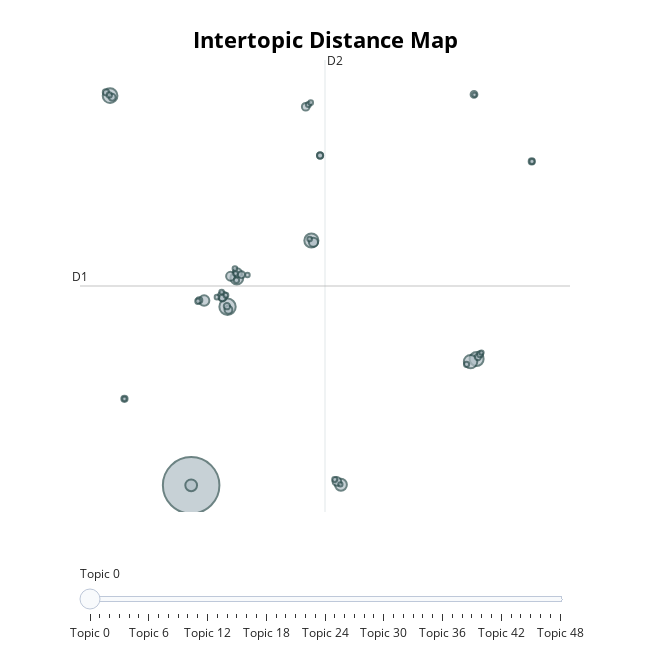

Source (notebook cell):
### Markdown cell above
## Modelagem de Topicos

### Code cell
topic_model.visualize_topics()

### Figure 1 — Plotly figure (JSON) as saved in the notebook; plotly's stock layout.template omitted (floating-point values rounded to 4 significant figures; data arrays with more than 128 entries replaced by an {"elided": "..."} marker saying what was removed)
{"data": [{"customdata": {"elided": "49x3 mixed values"}, "hovertemplate": "<b>Topic %{customdata[0]}</b><br>%{customdata[1]}<br>Size: %{customdata[2]}", "legendgroup": "", "marker": {"color": "#B0BEC5", "line": {"color": "DarkSlateGrey", "width": 2}, "size": [2710, 226, 184, 169, 167, 153, 140, 119, 117, 93, 78, 70, 69, 66, 63, 52, 50, 42, 41, 40, 39, 34, 34, 34, 33, 33, 32, 31, 30, 30, 24, 24, 24, 23, 22, 21, 21, 20, 18, 18, 18, 18, 18, 18, 17, 16, 16, 16, 15], "sizemode": "area", "sizeref": 1.694, "symbol": "circle"}, "mode": "markers", "name": "", "orientation": "v", "showlegend": false, "type": "scatter", "x": [-5.109, -2.984, -9.844, 1.914, 11.56, 11.21, -2.441, 3.64, -5.107, -4.35, -3.272, 2.034, -2.412, -2.808, 3.404, -2.932, 1.585, -2.171, -9.718, -3.287, 11.41, -3.017, 2.423, 11.64, -9.004, -10.09, 14.79, -4.632, 2.423, 11.76, -4.713, -2.461, -9.889, 10.98, 1.742, 3.275, 14.8, -3.078, -3.327, -2.551, 1.875, -3.6, -2.518, 1.814, -1.82, -9.005, 3.607, 11.85, 11.44], "xaxis": "x", "y": [-12.54, 0.05439, 14.95, 4.73, -3.633, -3.814, 2.08, -12.5, -12.54, 0.4892, 0.8001, 4.609, 2.451, 2.208, -12.27, -0.1594, 14.16, 2.318, 14.83, 0.6668, 15.03, 0.09497, 10.73, -3.494, -6.439, 15.18, 10.31, 0.5129, 10.73, -3.294, 0.441, 1.926, 15.0, -4.008, 14.32, -12.14, 10.29, 0.8667, 1.095, 2.746, 14.45, 0.7311, 2.392, 4.829, 2.297, -6.441, -12.47, -3.181, 15.01], "yaxis": "y"}], "layout": {"annotations": [{"showarrow": false, "text": "D1", "x": -11.6, "y": 1.519, "yshift": 10}, {"showarrow": false, "text": "D2", "x": 2.709, "xshift": 10, "y": 17.46}], "height": 650, "hoverlabel": {"bgcolor": "white", "font": {"family": "Rockwell", "size": 16}}, "legend": {"itemsizing": "constant", "tracegroupgap": 0}, "margin": {"t": 60}, "shapes": [{"line": {"color": "#CFD8DC", "width": 2}, "type": "line", "x0": 2.709, "x1": 2.709, "y0": -14.42, "y1": 17.46}, {"line": {"color": "#9E9E9E", "width": 2}, "type": "line", "x0": -11.6, "x1": 17.02, "y0": 1.519, "y1": 1.519}], "sliders": [{"active": 0, "pad": {"t": 50}, "steps": [{"args": [{"marker.color": [["red", "#B0BEC5", "#B0BEC5", "#B0BEC5", "#B0BEC5", "#B0BEC5", "#B0BEC5", "#B0BEC5", "#B0BEC5", "#B0BEC5", "#B0BEC5", "#B0BEC5", "#B0BEC5", "#B0BEC5", "#B0BEC5", "#B0BEC5", "#B0BEC5", "#B0BEC5", "#B0BEC5", "#B0BEC5", "#B0BEC5", "#B0BEC5", "#B0BEC5", "#B0BEC5", "#B0BEC5", "#B0BEC5", "#B0BEC5", "#B0BEC5", "#B0BEC5", "#B0BEC5", "#B0BEC5", "#B0BEC5", "#B0BEC5", "#B0BEC5", "#B0BEC5", "#B0BEC5", "#B0BEC5", "#B0BEC5", "#B0BEC5", "#B0BEC5", "#B0BEC5", "#B0BEC5", "#B0BEC5", "#B0BEC5", "#B0BEC5", "#B0BEC5", "#B0BEC5", "#B0BEC5", "#B0BEC5"]]}], "label": "Topic 0", "method": "update"}, {"args": [{"marker.color": [["#B0BEC5", "red", "#B0BEC5", "#B0BEC5", "#B0BEC5", "#B0BEC5", "#B0BEC5", "#B0BEC5", "#B0BEC5", "#B0BEC5", "#B0BEC5", "#B0BEC5", "#B0BEC5", "#B0BEC5", "#B0BEC5", "#B0BEC5", "#B0BEC5", "#B0BEC5", "#B0BEC5", "#B0BEC5", "#B0BEC5", "#B0BEC5", "#B0BEC5", "#B0BEC5", "#B0BEC5", "#B0BEC5", "#B0BEC5", "#B0BEC5", "#B0BEC5", "#B0BEC5", "#B0BEC5", "#B0BEC5", "#B0BEC5", "#B0BEC5", "#B0BEC5", "#B0BEC5", "#B0BEC5", "#B0BEC5", "#B0BEC5", "#B0BEC5", "#B0BEC5", "#B0BEC5", "#B0BEC5", "#B0BEC5", "#B0BEC5", "#B0BEC5", "#B0BEC5", "#B0BEC5", "#B0BEC5"]]}], "label": "Topic 1", "method": "update"}, {"args": [{"marker.color": [["#B0BEC5", "#B0BEC5", "red", "#B0BEC5", "#B0BEC5", "#B0BEC5", "#B0BEC5", "#B0BEC5", "#B0BEC5", "#B0BEC5", "#B0BEC5", "#B0BEC5", "#B0BEC5", "#B0BEC5", "#B0BEC5", "#B0BEC5", "#B0BEC5", "#B0BEC5", "#B0BEC5", "#B0BEC5", "#B0BEC5", "#B0BEC5", "#B0BEC5", "#B0BEC5", "#B0BEC5", "#B0BEC5", "#B0BEC5", "#B0BEC5", "#B0BEC5", "#B0BEC5", "#B0BEC5", "#B0BEC5", "#B0BEC5", "#B0BEC5", "#B0BEC5", "#B0BEC5", "#B0BEC5", "#B0BEC5", "#B0BEC5", "#B0BEC5", "#B0BEC5", "#B0BEC5", "#B0BEC5", "#B0BEC5", "#B0BEC5", "#B0BEC5", "#B0BEC5", "#B0BEC5", "#B0BEC5"]]}], "label": "Topic 2", "method": "update"}, {"args": [{"marker.color": [["#B0BEC5", "#B0BEC5", "#B0BEC5", "red", "#B0BEC5", "#B0BEC5", "#B0BEC5", "#B0BEC5", "#B0BEC5", "#B0BEC5", "#B0BEC5", "#B0BEC5", "#B0BEC5", "#B0BEC5", "#B0BEC5", "#B0BEC5", "#B0BEC5", "#B0BEC5", "#B0BEC5", "#B0BEC5", "#B0BEC5", "#B0BEC5", "#B0BEC5", "#B0BEC5", "#B0BEC5", "#B0BEC5", "#B0BEC5", "#B0BEC5", "#B0BEC5", "#B0BEC5", "#B0BEC5", "#B0BEC5", "#B0BEC5", "#B0BEC5", "#B0BEC5", "#B0BEC5", "#B0BEC5", "#B0BEC5", "#B0BEC5", "#B0BEC5", "#B0BEC5", "#B0BEC5", "#B0BEC5", "#B0BEC5", "#B0BEC5", "#B0BEC5", "#B0BEC5", "#B0BEC5", "#B0BEC5"]]}], "label": "Topic 3", "method": "update"}, {"args": [{"marker.color": [["#B0BEC5", "#B0BEC5", "#B0BEC5", "#B0BEC5", "red", "#B0BEC5", "#B0BEC5", "#B0BEC5", "#B0BEC5", "#B0BEC5", "#B0BEC5", "#B0BEC5", "#B0BEC5", "#B0BEC5", "#B0BEC5", "#B0BEC5", "#B0BEC5", "#B0BEC5", "#B0BEC5", "#B0BEC5", "#B0BEC5", "#B0BEC5", "#B0BEC5", "#B0BEC5", "#B0BEC5", "#B0BEC5", "#B0BEC5", "#B0BEC5", "#B0BEC5", "#B0BEC5", "#B0BEC5", "#B0BEC5", "#B0BEC5", "#B0BEC5", "#B0BEC5", "#B0BEC5", "#B0BEC5", "#B0BEC5", "#B0BEC5", "#B0BEC5", "#B0BEC5", "#B0BEC5", "#B0BEC5", "#B0BEC5", "#B0BEC5", "#B0BEC5", "#B0BEC5", "#B0BEC5", "#B0BEC5"]]}], "label": "Topic 4", "method": "update"}, {"args": [{"marker.color": [["#B0BEC5", "#B0BEC5", "#B0BEC5", "#B0BEC5", "#B0BEC5", "red", "#B0BEC5", "#B0BEC5", "#B0BEC5", "#B0BEC5", "#B0BEC5", "#B0BEC5", "#B0BEC5", "#B0BEC5", "#B0BEC5", "#B0BEC5", "#B0BEC5", "#B0BEC5", "#B0BEC5", "#B0BEC5", "#B0BEC5", "#B0BEC5", "#B0BEC5", "#B0BEC5", "#B0BEC5", "#B0BEC5", "#B0BEC5", "#B0BEC5", "#B0BEC5", "#B0BEC5", "#B0BEC5", "#B0BEC5", "#B0BEC5", "#B0BEC5", "#B0BEC5", "#B0BEC5", "#B0BEC5", "#B0BEC5", "#B0BEC5", "#B0BEC5", "#B0BEC5", "#B0BEC5", "#B0BEC5", "#B0BEC5", "#B0BEC5", "#B0BEC5", "#B0BEC5", "#B0BEC5", "#B0BEC5"]]}], "label": "Topic 5", "method": "update"}, {"args": [{"marker.color": [["#B0BEC5", "#B0BEC5", "#B0BEC5", "#B0BEC5", "#B0BEC5", "#B0BEC5", "red", "#B0BEC5", "#B0BEC5", "#B0BEC5", "#B0BEC5", "#B0BEC5", "#B0BEC5", "#B0BEC5", "#B0BEC5", "#B0BEC5", "#B0BEC5", "#B0BEC5", "#B0BEC5", "#B0BEC5", "#B0BEC5", "#B0BEC5", "#B0BEC5", "#B0BEC5", "#B0BEC5", "#B0BEC5", "#B0BEC5", "#B0BEC5", "#B0BEC5", "#B0BEC5", "#B0BEC5", "#B0BEC5", "#B0BEC5", "#B0BEC5", "#B0BEC5", "#B0BEC5", "#B0BEC5", "#B0BEC5", "#B0BEC5", "#B0BEC5", "#B0BEC5", "#B0BEC5", "#B0BEC5", "#B0BEC5", "#B0BEC5", "#B0BEC5", "#B0BEC5", "#B0BEC5", "#B0BEC5"]]}], "label": "Topic 6", "method": "update"}, {"args": [{"marker.color": [["#B0BEC5", "#B0BEC5", "#B0BEC5", "#B0BEC5", "#B0BEC5", "#B0BEC5", "#B0BEC5", "red", "#B0BEC5", "#B0BEC5", "#B0BEC5", "#B0BEC5", "#B0BEC5", "#B0BEC5", "#B0BEC5", "#B0BEC5", "#B0BEC5", "#B0BEC5", "#B0BEC5", "#B0BEC5", "#B0BEC5", "#B0BEC5", "#B0BEC5", "#B0BEC5", "#B0BEC5", "#B0BEC5", "#B0BEC5", "#B0BEC5", "#B0BEC5", "#B0BEC5", "#B0BEC5", "#B0BEC5", "#B0BEC5", "#B0BEC5", "#B0BEC5", "#B0BEC5", "#B0BEC5", "#B0BEC5", "#B0BEC5", "#B0BEC5", "#B0BEC5", "#B0BEC5", "#B0BEC5", "#B0BEC5", "#B0BEC5", "#B0BEC5", "#B0BEC5", "#B0BEC5", "#B0BEC5"]]}], "label": "Topic 7", "method": "update"}, {"args": [{"marker.color": [["#B0BEC5", "#B0BEC5", "#B0BEC5", "#B0BEC5", "#B0BEC5", "#B0BEC5", "#B0BEC5", "#B0BEC5", "red", "#B0BEC5", "#B0BEC5", "#B0BEC5", "#B0BEC5", "#B0BEC5", "#B0BEC5", "#B0BEC5", "#B0BEC5", "#B0BEC5", "#B0BEC5", "#B0BEC5", "#B0BEC5", "#B0BEC5", "#B0BEC5", "#B0BEC5", "#B0BEC5", "#B0BEC5", "#B0BEC5", "#B0BEC5", "#B0BEC5", "#B0BEC5", "#B0BEC5", "#B0BEC5", "#B0BEC5", "#B0BEC5", "#B0BEC5", "#B0BEC5", "#B0BEC5", "#B0BEC5", "#B0BEC5", "#B0BEC5", "#B0BEC5", "#B0BEC5", "#B0BEC5", "#B0BEC5", "#B0BEC5", "#B0BEC5", "#B0BEC5", "#B0BEC5", "#B0BEC5"]]}], "label": "Topic 8", "method": "update"}, {"args": [{"marker.color": [["#B0BEC5", "#B0BEC5", "#B0BEC5", "#B0BEC5", "#B0BEC5", "#B0BEC5", "#B0BEC5", "#B0BEC5", "#B0BEC5", "red", "#B0BEC5", "#B0BEC5", "#B0BEC5", "#B0BEC5", "#B0BEC5", "#B0BEC5", "#B0BEC5", "#B0BEC5", "#B0BEC5", "#B0BEC5", "#B0BEC5", "#B0BEC5", "#B0BEC5", "#B0BEC5", "#B0BEC5", "#B0BEC5", "#B0BEC5", "#B0BEC5", "#B0BEC5", "#B0BEC5", "#B0BEC5", "#B0BEC5", "#B0BEC5", "#B0BEC5", "#B0BEC5", "#B0BEC5", "#B0BEC5", "#B0BEC5", "#B0BEC5", "#B0BEC5", "#B0BEC5", "#B0BEC5", "#B0BEC5", "#B0BEC5", "#B0BEC5", "#B0BEC5", "#B0BEC5", "#B0BEC5", "#B0BEC5"]]}], "label": "Topic 9", "method": "update"}, {"args": [{"marker.color": [["#B0BEC5", "#B0BEC5", "#B0BEC5", "#B0BEC5", "#B0BEC5", "#B0BEC5", "#B0BEC5", "#B0BEC5", "#B0BEC5", "#B0BEC5", "red", "#B0BEC5", "#B0BEC5", "#B0BEC5", "#B0BEC5", "#B0BEC5", "#B0BEC5", "#B0BEC5", "#B0BEC5", "#B0BEC5", "#B0BEC5", "#B0BEC5", "#B0BEC5", "#B0BEC5", "#B0BEC5", "#B0BEC5", "#B0BEC5", "#B0BEC5", "#B0BEC5", "#B0BEC5", "#B0BEC5", "#B0BEC5", "#B0BEC5", "#B0BEC5", "#B0BEC5", "#B0BEC5", "#B0BEC5", "#B0BEC5", "#B0BEC5", "#B0BEC5", "#B0BEC5", "#B0BEC5", "#B0BEC5", "#B0BEC5", "#B0BEC5", "#B0BEC5", "#B0BEC5", "#B0BEC5", "#B0BEC5"]]}], "label": "Topic 10", "method": "update"}, {"args": [{"marker.color": [["#B0BEC5", "#B0BEC5", "#B0BEC5", "#B0BEC5", "#B0BEC5", "#B0BEC5", "#B0BEC5", "#B0BEC5", "#B0BEC5", "#B0BEC5", "#B0BEC5", "red", "#B0BEC5", "#B0BEC5", "#B0BEC5", "#B0BEC5", "#B0BEC5", "#B0BEC5", "#B0BEC5", "#B0BEC5", "#B0BEC5", "#B0BEC5", "#B0BEC5", "#B0BEC5", "#B0BEC5", "#B0BEC5", "#B0BEC5", "#B0BEC5", "#B0BEC5", "#B0BEC5", "#B0BEC5", "#B0BEC5", "#B0BEC5", "#B0BEC5", "#B0BEC5", "#B0BEC5", "#B0BEC5", "#B0BEC5", "#B0BEC5", "#B0BEC5", "#B0BEC5", "#B0BEC5", "#B0BEC5", "#B0BEC5", "#B0BEC5", "#B0BEC5", "#B0BEC5", "#B0BEC5", "#B0BEC5"]]}], "label": "Topic 11", "method": "update"}, {"args": [{"marker.color": [["#B0BEC5", "#B0BEC5", "#B0BEC5", "#B0BEC5", "#B0BEC5", "#B0BEC5", "#B0BEC5", "#B0BEC5", "#B0BEC5", "#B0BEC5", "#B0BEC5", "#B0BEC5", "red", "#B0BEC5", "#B0BEC5", "#B0BEC5", "#B0BEC5", "#B0BEC5", "#B0BEC5", "#B0BEC5", "#B0BEC5", "#B0BEC5", "#B0BEC5", "#B0BEC5", "#B0BEC5", "#B0BEC5", "#B0BEC5", "#B0BEC5", "#B0BEC5", "#B0BEC5", "#B0BEC5", "#B0BEC5", "#B0BEC5", "#B0BEC5", "#B0BEC5", "#B0BEC5", "#B0BEC5", "#B0BEC5", "#B0BEC5", "#B0BEC5", "#B0BEC5", "#B0BEC5", "#B0BEC5", "#B0BEC5", "#B0BEC5", "#B0BEC5", "#B0BEC5", "#B0BEC5", "#B0BEC5"]]}], "label": "Topic 12", "method": "update"}, {"args": [{"marker.color": [["#B0BEC5", "#B0BEC5", "#B0BEC5", "#B0BEC5", "#B0BEC5", "#B0BEC5", "#B0BEC5", "#B0BEC5", "#B0BEC5", "#B0BEC5", "#B0BEC5", "#B0BEC5", "#B0BEC5", "red", "#B0BEC5", "#B0BEC5", "#B0BEC5", "#B0BEC5", "#B0BEC5", "#B0BEC5", "#B0BEC5", "#B0BEC5", "#B0BEC5", "#B0BEC5", "#B0BEC5", "#B0BEC5", "#B0BEC5", "#B0BEC5", "#B0BEC5", "#B0BEC5", "#B0BEC5", "#B0BEC5", "#B0BEC5", "#B0BEC5", "#B0BEC5", "#B0BEC5", "#B0BEC5", "#B0BEC5", "#B0BEC5", "#B0BEC5", "#B0BEC5", "#B0BEC5", "#B0BEC5", "#B0BEC5", "#B0BEC5", "#B0BEC5", "#B0BEC5", "#B0BEC5", "#B0BEC5"]]}], "label": "Topic 13", "method": "update"}, {"args": [{"marker.color": [["#B0BEC5", "#B0BEC5", "#B0BEC5", "#B0BEC5", "#B0BEC5", "#B0BEC5", "#B0BEC5", "#B0BEC5", "#B0BEC5", "#B0BEC5", "#B0BEC5", "#B0BEC5", "#B0BEC5", "#B0BEC5", "red", "#B0BEC5", "#B0BEC5", "#B0BEC5", "#B0BEC5", "#B0BEC5", "#B0BEC5", "#B0BEC5", "#B0BEC5", "#B0BEC5", "#B0BEC5", "#B0BEC5", "#B0BEC5", "#B0BEC5", "#B0BEC5", "#B0BEC5", "#B0BEC5", "#B0BEC5", "#B0BEC5", "#B0BEC5", "#B0BEC5", "#B0BEC5", "#B0BEC5", "#B0BEC5", "#B0BEC5", "#B0BEC5", "#B0BEC5", "#B0BEC5", "#B0BEC5", "#B0BEC5", "#B0BEC5", "#B0BEC5", "#B0BEC5", "#B0BEC5", "#B0BEC5"]]}], "label": "Topic 14", "method": "update"}, {"args": [{"marker.color": [["#B0BEC5", "#B0BEC5", "#B0BEC5", "#B0BEC5", "#B0BEC5", "#B0BEC5", "#B0BEC5", "#B0BEC5", "#B0BEC5", "#B0BEC5", "#B0BEC5", "#B0BEC5", "#B0BEC5", "#B0BEC5", "#B0BEC5", "red", "#B0BEC5", "#B0BEC5", "#B0BEC5", "#B0BEC5", "#B0BEC5", "#B0BEC5", "#B0BEC5", "#B0BEC5", "#B0BEC5", "#B0BEC5", "#B0BEC5", "#B0BEC5", "#B0BEC5", "#B0BEC5", "#B0BEC5", "#B0BEC5", "#B0BEC5", "#B0BEC5", "#B0BEC5", "#B0BEC5", "#B0BEC5", "#B0BEC5", "#B0BEC5", "#B0BEC5", "#B0BEC5", "#B0BEC5", "#B0BEC5", "#B0BEC5", "#B0BEC5", "#B0BEC5", "#B0BEC5", "#B0BEC5", "#B0BEC5"]]}], "label": "Topic 15", "method": "update"}, {"args": [{"marker.color": [["#B0BEC5", "#B0BEC5", "#B0BEC5", "#B0BEC5", "#B0BEC5", "#B0BEC5", "#B0BEC5", "#B0BEC5", "#B0BEC5", "#B0BEC5", "#B0BEC5", "#B0BEC5", "#B0BEC5", "#B0BEC5", "#B0BEC5", "#B0BEC5", "red", "#B0BEC5", "#B0BEC5", "#B0BEC5", "#B0BEC5", "#B0BEC5", "#B0BEC5", "#B0BEC5", "#B0BEC5", "#B0BEC5", "#B0BEC5", "#B0BEC5", "#B0BEC5", "#B0BEC5", "#B0BEC5", "#B0BEC5", "#B0BEC5", "#B0BEC5", "#B0BEC5", "#B0BEC5", "#B0BEC5", "#B0BEC5", "#B0BEC5", "#B0BEC5", "#B0BEC5", "#B0BEC5", "#B0BEC5", "#B0BEC5", "#B0BEC5", "#B0BEC5", "#B0BEC5", "#B0BEC5", "#B0BEC5"]]}], "label": "Topic 16", "method": "update"}, {"args": [{"marker.color": [["#B0BEC5", "#B0BEC5", "#B0BEC5", "#B0BEC5", "#B0BEC5", "#B0BEC5", "#B0BEC5", "#B0BEC5", "#B0BEC5", "#B0BEC5", "#B0BEC5", "#B0BEC5", "#B0BEC5", "#B0BEC5", "#B0BEC5", "#B0BEC5", "#B0BEC5", "red", "#B0BEC5", "#B0BEC5", "#B0BEC5", "#B0BEC5", "#B0BEC5", "#B0BEC5", "#B0BEC5", "#B0BEC5", "#B0BEC5", "#B0BEC5", "#B0BEC5", "#B0BEC5", "#B0BEC5", "#B0BEC5", "#B0BEC5", "#B0BEC5", "#B0BEC5", "#B0BEC5", "#B0BEC5", "#B0BEC5", "#B0BEC5", "#B0BEC5", "#B0BEC5", "#B0BEC5", "#B0BEC5", "#B0BEC5", "#B0BEC5", "#B0BEC5", "#B0BEC5", "#B0BEC5", "#B0BEC5"]]}], "label": "Topic 17", "method": "update"}, {"args": [{"marker.color": [["#B0BEC5", "#B0BEC5", "#B0BEC5", "#B0BEC5", "#B0BEC5", "#B0BEC5", "#B0BEC5", "#B0BEC5", "#B0BEC5", "#B0BEC5", "#B0BEC5", "#B0BEC5", "#B0BEC5", "#B0BEC5", "#B0BEC5", "#B0BEC5", "#B0BEC5", "#B0BEC5", "red", "#B0BEC5", "#B0BEC5", "#B0BEC5", "#B0BEC5", "#B0BEC5", "#B0BEC5", "#B0BEC5", "#B0BEC5", "#B0BEC5", "#B0BEC5", "#B0BEC5", "#B0BEC5", "#B0BEC5", "#B0BEC5", "#B0BEC5", "#B0BEC5", "#B0BEC5", "#B0BEC5", "#B0BEC5", "#B0BEC5", "#B0BEC5", "#B0BEC5", "#B0BEC5", "#B0BEC5", "#B0BEC5", "#B0BEC5", "#B0BEC5", "#B0BEC5", "#B0BEC5", "#B0BEC5"]]}], "label": "Topic 18", "method": "update"}, {"args": [{"marker.color": [["#B0BEC5", "#B0BEC5", "#B0BEC5", "#B0BEC5", "#B0BEC5", "#B0BEC5", "#B0BEC5", "#B0BEC5", "#B0BEC5", "#B0BEC5", "#B0BEC5", "#B0BEC5", "#B0BEC5", "#B0BEC5", "#B0BEC5", "#B0BEC5", "#B0BEC5", "#B0BEC5", "#B0BEC5", "red", "#B0BEC5", "#B0BEC5", "#B0BEC5", "#B0BEC5", "#B0BEC5", "#B0BEC5", "#B0BEC5", "#B0BEC5", "#B0BEC5", "#B0BEC5", "#B0BEC5", "#B0BEC5", "#B0BEC5", "#B0BEC5", "#B0BEC5", "#B0BEC5", "#B0BEC5", "#B0BEC5", "#B0BEC5", "#B0BEC5", "#B0BEC5", "#B0BEC5", "#B0BEC5", "#B0BEC5", "#B0BEC5", "#B0BEC5", "#B0BEC5", "#B0BEC5", "#B0BEC5"]]}], "label": "Topic 19", "method": "update"}, {"args": [{"marker.color": [["#B0BEC5", "#B0BEC5", "#B0BEC5", "#B0BEC5", "#B0BEC5", "#B0BEC5", "#B0BEC5", "#B0BEC5", "#B0BEC5", "#B0BEC5", "#B0BEC5", "#B0BEC5", "#B0BEC5", "#B0BEC5", "#B0BEC5", "#B0BEC5", "#B0BEC5", "#B0BEC5", "#B0BEC5", "#B0BEC5", "red", "#B0BEC5", "#B0BEC5", "#B0BEC5", "#B0BEC5", "#B0BEC5", "#B0BEC5", "#B0BEC5", "#B0BEC5", "#B0BEC5", "#B0BEC5", "#B0BEC5", "#B0BEC5", "#B0BEC5", "#B0BEC5", "#B0BEC5", "#B0BEC5", "#B0BEC5", "#B0BEC5", "#B0BEC5", "#B0BEC5", "#B0BEC5", "#B0BEC5", "#B0BEC5", "#B0BEC5", "#B0BEC5", "#B0BEC5", "#B0BEC5", "#B0BEC5"]]}], "label": "Topic 20", "method": "update"}, {"args": [{"marker.color": [["#B0BEC5", "#B0BEC5", "#B0BEC5", "#B0BEC5", "#B0BEC5", "#B0BEC5", "#B0BEC5", "#B0BEC5", "#B0BEC5", "#B0BEC5", "#B0BEC5", "#B0BEC5", "#B0BEC5", "#B0BEC5", "#B0BEC5", "#B0BEC5", "#B0BEC5", "#B0BEC5", "#B0BEC5", "#B0BEC5", "#B0BEC5", "red", "#B0BEC5", "#B0BEC5", "#B0BEC5", "#B0BEC5", "#B0BEC5", "#B0BEC5", "#B0BEC5", "#B0BEC5", "#B0BEC5", "#B0BEC5", "#B0BEC5", "#B0BEC5", "#B0BEC5", "#B0BEC5", "#B0BEC5", "#B0BEC5", "#B0BEC5", "#B0BEC5", "#B0BEC5", "#B0BEC5", "#B0BEC5", "#B0BEC5", "#B0BEC5", "#B0BEC5", "#B0BEC5", "#B0BEC5", "#B0BEC5"]]}], "label": "Topic 21", "method": "update"}, {"args": [{"marker.color": [["#B0BEC5", "#B0BEC5", "#B0BEC5", "#B0BEC5", "#B0BEC5", "#B0BEC5", "#B0BEC5", "#B0BEC5", "#B0BEC5", "#B0BEC5", "#B0BEC5", "#B0BEC5", "#B0BEC5", "#B0BEC5", "#B0BEC5", "#B0BEC5", "#B0BEC5", "#B0BEC5", "#B0BEC5", "#B0BEC5", "#B0BEC5", "#B0BEC5", "red", "#B0BEC5", "#B0BEC5", "#B0BEC5", "#B0BEC5", "#B0BEC5", "#B0BEC5", "#B0BEC5", "#B0BEC5", "#B0BEC5", "#B0BEC5", "#B0BEC5", "#B0BEC5", "#B0BEC5", "#B0BEC5", "#B0BEC5", "#B0BEC5", "#B0BEC5", "#B0BEC5", "#B0BEC5", "#B0BEC5", "#B0BEC5", "#B0BEC5", "#B0BEC5", "#B0BEC5", "#B0BEC5", "#B0BEC5"]]}], "label": "Topic 22", "method": "update"}, {"args": [{"marker.color": [["#B0BEC5", "#B0BEC5", "#B0BEC5", "#B0BEC5", "#B0BEC5", "#B0BEC5", "#B0BEC5", "#B0BEC5", "#B0BEC5", "#B0BEC5", "#B0BEC5", "#B0BEC5", "#B0BEC5", "#B0BEC5", "#B0BEC5", "#B0BEC5", "#B0BEC5", "#B0BEC5", "#B0BEC5", "#B0BEC5", "#B0BEC5", "#B0BEC5", "#B0BEC5", "red", "#B0BEC5", "#B0BEC5", "#B0BEC5", "#B0BEC5", "#B0BEC5", "#B0BEC5", "#B0BEC5", "#B0BEC5", "#B0BEC5", "#B0BEC5", "#B0BEC5", "#B0BEC5", "#B0BEC5", "#B0BEC5", "#B0BEC5", "#B0BEC5", "#B0BEC5", "#B0BEC5", "#B0BEC5", "#B0BEC5", "#B0BEC5", "#B0BEC5", "#B0BEC5", "#B0BEC5", "#B0BEC5"]]}], "label": "Topic 23", "method": "update"}, {"args": [{"marker.color": [["#B0BEC5", "#B0BEC5", "#B0BEC5", "#B0BEC5", "#B0BEC5", "#B0BEC5", "#B0BEC5", "#B0BEC5", "#B0BEC5", "#B0BEC5", "#B0BEC5", "#B0BEC5", "#B0BEC5", "#B0BEC5", "#B0BEC5", "#B0BEC5", "#B0BEC5", "#B0BEC5", "#B0BEC5", "#B0BEC5", "#B0BEC5", "#B0BEC5", "#B0BEC5", "#B0BEC5", "red", "#B0BEC5", "#B0BEC5", "#B0BEC5", "#B0BEC5", "#B0BEC5", "#B0BEC5", "#B0BEC5", "#B0BEC5", "#B0BEC5", "#B0BEC5", "#B0BEC5", "#B0BEC5", "#B0BEC5", "#B0BEC5", "#B0BEC5", "#B0BEC5", "#B0BEC5", "#B0BEC5", "#B0BEC5", "#B0BEC5", "#B0BEC5", "#B0BEC5", "#B0BEC5", "#B0BEC5"]]}], "label": "Topic 24", "method": "update"}, {"args": [{"marker.color": [["#B0BEC5", "#B0BEC5", "#B0BEC5", "#B0BEC5", "#B0BEC5", "#B0BEC5", "#B0BEC5", "#B0BEC5", "#B0BEC5", "#B0BEC5", "#B0BEC5", "#B0BEC5", "#B0BEC5", "#B0BEC5", "#B0BEC5", "#B0BEC5", "#B0BEC5", "#B0BEC5", "#B0BEC5", "#B0BEC5", "#B0BEC5", "#B0BEC5", "#B0BEC5", "#B0BEC5", "#B0BEC5", "red", "#B0BEC5", "#B0BEC5", "#B0BEC5", "#B0BEC5", "#B0BEC5", "#B0BEC5", "#B0BEC5", "#B0BEC5", "#B0BEC5", "#B0BEC5", "#B0BEC5", "#B0BEC5", "#B0BEC5", "#B0BEC5", "#B0BEC5", "#B0BEC5", "#B0BEC5", "#B0BEC5", "#B0BEC5", "#B0BEC5", "#B0BEC5", "#B0BEC5", "#B0BEC5"]]}], "label": "Topic 25", "method": "update"}, {"args": [{"marker.color": [["#B0BEC5", "#B0BEC5", "#B0BEC5", "#B0BEC5", "#B0BEC5", "#B0BEC5", "#B0BEC5", "#B0BEC5", "#B0BEC5", "#B0BEC5", "#B0BEC5", "#B0BEC5", "#B0BEC5", "#B0BEC5", "#B0BEC5", "#B0BEC5", "#B0BEC5", "#B0BEC5", "#B0BEC5", "#B0BEC5", "#B0BEC5", "#B0BEC5", "#B0BEC5", "#B0BEC5", "#B0BEC5", "#B0BEC5", "red", "#B0BEC5", "#B0BEC5", "#B0BEC5", "#B0BEC5", "#B0BEC5", "#B0BEC5", "#B0BEC5", "#B0BEC5", "#B0BEC5", "#B0BEC5", "#B0BEC5", "#B0BEC5", "#B0BEC5", "#B0BEC5", "#B0BEC5", "#B0BEC5", "#B0BEC5", "#B0BEC5", "#B0BEC5", "#B0BEC5", "#B0BEC5", "#B0BEC5"]]}], "label": "Topic 26", "method": "update"}, {"args": [{"marker.color": [["#B0BEC5", "#B0BEC5", "#B0BEC5", "#B0BEC5", "#B0BEC5", "#B0BEC5", "#B0BEC5", "#B0BEC5", "#B0BEC5", "#B0BEC5", "#B0BEC5", "#B0BEC5", "#B0BEC5", "#B0BEC5", "#B0BEC5", "#B0BEC5", "#B0BEC5", "#B0BEC5", "#B0BEC5", "#B0BEC5", "#B0BEC5", "#B0BEC5", "#B0BEC5", "#B0BEC5", "#B0BEC5", "#B0BEC5", "#B0BEC5", "red", "#B0BEC5", "#B0BEC5", "#B0BEC5", "#B0BEC5", "#B0BEC5", "#B0BEC5", "#B0BEC5", "#B0BEC5", "#B0BEC5", "#B0BEC5", "#B0BEC5", "#B0BEC5", "#B0BEC5", "#B0BEC5", "#B0BEC5", "#B0BEC5", "#B0BEC5", "#B0BEC5", "#B0BEC5", "#B0BEC5", "#B0BEC5"]]}], "label": "Topic 27", "method": "update"}, {"args": [{"marker.color": [["#B0BEC5", "#B0BEC5", "#B0BEC5", "#B0BEC5", "#B0BEC5", "#B0BEC5", "#B0BEC5", "#B0BEC5", "#B0BEC5", "#B0BEC5", "#B0BEC5", "#B0BEC5", "#B0BEC5", "#B0BEC5", "#B0BEC5", "#B0BEC5", "#B0BEC5", "#B0BEC5", "#B0BEC5", "#B0BEC5", "#B0BEC5", "#B0BEC5", "#B0BEC5", "#B0BEC5", "#B0BEC5", "#B0BEC5", "#B0BEC5", "#B0BEC5", "red", "#B0BEC5", "#B0BEC5", "#B0BEC5", "#B0BEC5", "#B0BEC5", "#B0BEC5", "#B0BEC5", "#B0BEC5", "#B0BEC5", "#B0BEC5", "#B0BEC5", "#B0BEC5", "#B0BEC5", "#B0BEC5", "#B0BEC5", "#B0BEC5", "#B0BEC5", "#B0BEC5", "#B0BEC5", "#B0BEC5"]]}], "label": "Topic 28", "method": "update"}, {"args": [{"marker.color": [["#B0BEC5", "#B0BEC5", "#B0BEC5", "#B0BEC5", "#B0BEC5", "#B0BEC5", "#B0BEC5", "#B0BEC5", "#B0BEC5", "#B0BEC5", "#B0BEC5", "#B0BEC5", "#B0BEC5", "#B0BEC5", "#B0BEC5", "#B0BEC5", "#B0BEC5", "#B0BEC5", "#B0BEC5", "#B0BEC5", "#B0BEC5", "#B0BEC5", "#B0BEC5", "#B0BEC5", "#B0BEC5", "#B0BEC5", "#B0BEC5", "#B0BEC5", "#B0BEC5", "red", "#B0BEC5", "#B0BEC5", "#B0BEC5", "#B0BEC5", "#B0BEC5", "#B0BEC5", "#B0BEC5", "#B0BEC5", "#B0BEC5", "#B0BEC5", "#B0BEC5", "#B0BEC5", "#B0BEC5", "#B0BEC5", "#B0BEC5", "#B0BEC5", "#B0BEC5", "#B0BEC5", "#B0BEC5"]]}], "label": "Topic 29", "method": "update"}, {"args": [{"marker.color": [["#B0BEC5", "#B0BEC5", "#B0BEC5", "#B0BEC5", "#B0BEC5", "#B0BEC5", "#B0BEC5", "#B0BEC5", "#B0BEC5", "#B0BEC5", "#B0BEC5", "#B0BEC5", "#B0BEC5", "#B0BEC5", "#B0BEC5", "#B0BEC5", "#B0BEC5", "#B0BEC5", "#B0BEC5", "#B0BEC5", "#B0BEC5", "#B0BEC5", "#B0BEC5", "#B0BEC5", "#B0BEC5", "#B0BEC5", "#B0BEC5", "#B0BEC5", "#B0BEC5", "#B0BEC5", "red", "#B0BEC5", "#B0BEC5", "#B0BEC5", "#B0BEC5", "#B0BEC5", "#B0BEC5", "#B0BEC5", "#B0BEC5", "#B0BEC5", "#B0BEC5", "#B0BEC5", "#B0BEC5", "#B0BEC5", "#B0BEC5", "#B0BEC5", "#B0BEC5", "#B0BEC5", "#B0BEC5"]]}], "label": "Topic 30", "method": "update"}, {"args": [{"marker.color": [["#B0BEC5", "#B0BEC5", "#B0BEC5", "#B0BEC5", "#B0BEC5", "#B0BEC5", "#B0BEC5", "#B0BEC5", "#B0BEC5", "#B0BEC5", "#B0BEC5", "#B0BEC5", "#B0BEC5", "#B0BEC5", "#B0BEC5", "#B0BEC5", "#B0BEC5", "#B0BEC5", "#B0BEC5", "#B0BEC5", "#B0BEC5", "#B0BEC5", "#B0BEC5", "#B0BEC5", "#B0BEC5", "#B0BEC5", "#B0BEC5", "#B0BEC5", "#B0BEC5", "#B0BEC5", "#B0BEC5", "red", "#B0BEC5", "#B0BEC5", "#B0BEC5", "#B0BEC5", "#B0BEC5", "#B0BEC5", "#B0BEC5", "#B0BEC5", "#B0BEC5", "#B0BEC5", "#B0BEC5", "#B0BEC5", "#B0BEC5", "#B0BEC5", "#B0BEC5", "#B0BEC5", "#B0BEC5"]]}], "label": "Topic 31", "method": "update"}, {"args": [{"marker.color": [["#B0BEC5", "#B0BEC5", "#B0BEC5", "#B0BEC5", "#B0BEC5", "#B0BEC5", "#B0BEC5", "#B0BEC5", "#B0BEC5", "#B0BEC5", "#B0BEC5", "#B0BEC5", "#B0BEC5", "#B0BEC5", "#B0BEC5", "#B0BEC5", "#B0BEC5", "#B0BEC5", "#B0BEC5", "#B0BEC5", "#B0BEC5", "#B0BEC5", "#B0BEC5", "#B0BEC5", "#B0BEC5", "#B0BEC5", "#B0BEC5", "#B0BEC5", "#B0BEC5", "#B0BEC5", "#B0BEC5", "#B0BEC5", "red", "#B0BEC5", "#B0BEC5", "#B0BEC5", "#B0BEC5", "#B0BEC5", "#B0BEC5", "#B0BEC5", "#B0BEC5", "#B0BEC5", "#B0BEC5", "#B0BEC5", "#B0BEC5", "#B0BEC5", "#B0BEC5", "#B0BEC5", "#B0BEC5"]]}], "label": "Topic 32", "method": "update"}, {"args": [{"marker.color": [["#B0BEC5", "#B0BEC5", "#B0BEC5", "#B0BEC5", "#B0BEC5", "#B0BEC5", "#B0BEC5", "#B0BEC5", "#B0BEC5", "#B0BEC5", "#B0BEC5", "#B0BEC5", "#B0BEC5", "#B0BEC5", "#B0BEC5", "#B0BEC5", "#B0BEC5", "#B0BEC5", "#B0BEC5", "#B0BEC5", "#B0BEC5", "#B0BEC5", "#B0BEC5", "#B0BEC5", "#B0BEC5", "#B0BEC5", "#B0BEC5", "#B0BEC5", "#B0BEC5", "#B0BEC5", "#B0BEC5", "#B0BEC5", "#B0BEC5", "red", "#B0BEC5", "#B0BEC5", "#B0BEC5", "#B0BEC5", "#B0BEC5", "#B0BEC5", "#B0BEC5", "#B0BEC5", "#B0BEC5", "#B0BEC5", "#B0BEC5", "#B0BEC5", "#B0BEC5", "#B0BEC5", "#B0BEC5"]]}], "label": "Topic 33", "method": "update"}, {"args": [{"marker.color": [["#B0BEC5", "#B0BEC5", "#B0BEC5", "#B0BEC5", "#B0BEC5", "#B0BEC5", "#B0BEC5", "#B0BEC5", "#B0BEC5", "#B0BEC5", "#B0BEC5", "#B0BEC5", "#B0BEC5", "#B0BEC5", "#B0BEC5", "#B0BEC5", "#B0BEC5", "#B0BEC5", "#B0BEC5", "#B0BEC5", "#B0BEC5", "#B0BEC5", "#B0BEC5", "#B0BEC5", "#B0BEC5", "#B0BEC5", "#B0BEC5", "#B0BEC5", "#B0BEC5", "#B0BEC5", "#B0BEC5", "#B0BEC5", "#B0BEC5", "#B0BEC5", "red", "#B0BEC5", "#B0BEC5", "#B0BEC5", "#B0BEC5", "#B0BEC5", "#B0BEC5", "#B0BEC5", "#B0BEC5", "#B0BEC5", "#B0BEC5", "#B0BEC5", "#B0BEC5", "#B0BEC5", "#B0BEC5"]]}], "label": "Topic 34", "method": "update"}, {"args": [{"marker.color": [["#B0BEC5", "#B0BEC5", "#B0BEC5", "#B0BEC5", "#B0BEC5", "#B0BEC5", "#B0BEC5", "#B0BEC5", "#B0BEC5", "#B0BEC5", "#B0BEC5", "#B0BEC5", "#B0BEC5", "#B0BEC5", "#B0BEC5", "#B0BEC5", "#B0BEC5", "#B0BEC5", "#B0BEC5", "#B0BEC5", "#B0BEC5", "#B0BEC5", "#B0BEC5", "#B0BEC5", "#B0BEC5", "#B0BEC5", "#B0BEC5", "#B0BEC5", "#B0BEC5", "#B0BEC5", "#B0BEC5", "#B0BEC5", "#B0BEC5", "#B0BEC5", "#B0BEC5", "red", "#B0BEC5", "#B0BEC5", "#B0BEC5", "#B0BEC5", "#B0BEC5", "#B0BEC5", "#B0BEC5", "#B0BEC5", "#B0BEC5", "#B0BEC5", "#B0BEC5", "#B0BEC5", "#B0BEC5"]]}], "label": "Topic 35", "method": "update"}, {"args": [{"marker.color": [["#B0BEC5", "#B0BEC5", "#B0BEC5", "#B0BEC5", "#B0BEC5", "#B0BEC5", "#B0BEC5", "#B0BEC5", "#B0BEC5", "#B0BEC5", "#B0BEC5", "#B0BEC5", "#B0BEC5", "#B0BEC5", "#B0BEC5", "#B0BEC5", "#B0BEC5", "#B0BEC5", "#B0BEC5", "#B0BEC5", "#B0BEC5", "#B0BEC5", "#B0BEC5", "#B0BEC5", "#B0BEC5", "#B0BEC5", "#B0BEC5", "#B0BEC5", "#B0BEC5", "#B0BEC5", "#B0BEC5", "#B0BEC5", "#B0BEC5", "#B0BEC5", "#B0BEC5", "#B0BEC5", "red", "#B0BEC5", "#B0BEC5", "#B0BEC5", "#B0BEC5", "#B0BEC5", "#B0BEC5", "#B0BEC5", "#B0BEC5", "#B0BEC5", "#B0BEC5", "#B0BEC5", "#B0BEC5"]]}], "label": "Topic 36", "method": "update"}, {"args": [{"marker.color": [["#B0BEC5", "#B0BEC5", "#B0BEC5", "#B0BEC5", "#B0BEC5", "#B0BEC5", "#B0BEC5", "#B0BEC5", "#B0BEC5", "#B0BEC5", "#B0BEC5", "#B0BEC5", "#B0BEC5", "#B0BEC5", "#B0BEC5", "#B0BEC5", "#B0BEC5", "#B0BEC5", "#B0BEC5", "#B0BEC5", "#B0BEC5", "#B0BEC5", "#B0BEC5", "#B0BEC5", "#B0BEC5", "#B0BEC5", "#B0BEC5", "#B0BEC5", "#B0BEC5", "#B0BEC5", "#B0BEC5", "#B0BEC5", "#B0BEC5", "#B0BEC5", "#B0BEC5", "#B0BEC5", "#B0BEC5", "red", "#B0BEC5", "#B0BEC5", "#B0BEC5", "#B0BEC5", "#B0BEC5", "#B0BEC5", "#B0BEC5", "#B0BEC5", "#B0BEC5", "#B0BEC5", "#B0BEC5"]]}], "label": "Topic 37", "method": "update"}, {"args": [{"marker.color": [["#B0BEC5", "#B0BEC5", "#B0BEC5", "#B0BEC5", "#B0BEC5", "#B0BEC5", "#B0BEC5", "#B0BEC5", "#B0BEC5", "#B0BEC5", "#B0BEC5", "#B0BEC5", "#B0BEC5", "#B0BEC5", "#B0BEC5", "#B0BEC5", "#B0BEC5", "#B0BEC5", "#B0BEC5", "#B0BEC5", "#B0BEC5", "#B0BEC5", "#B0BEC5", "#B0BEC5", "#B0BEC5", "#B0BEC5", "#B0BEC5", "#B0BEC5", "#B0BEC5", "#B0BEC5", "#B0BEC5", "#B0BEC5", "#B0BEC5", "#B0BEC5", "#B0BEC5", "#B0BEC5", "#B0BEC5", "#B0BEC5", "red", "#B0BEC5", "#B0BEC5", "#B0BEC5", "#B0BEC5", "#B0BEC5", "#B0BEC5", "#B0BEC5", "#B0BEC5", "#B0BEC5", "#B0BEC5"]]}], "label": "Topic 38", "method": "update"}, {"args": [{"marker.color": [["#B0BEC5", "#B0BEC5", "#B0BEC5", "#B0BEC5", "#B0BEC5", "#B0BEC5", "#B0BEC5", "#B0BEC5", "#B0BEC5", "#B0BEC5", "#B0BEC5", "#B0BEC5", "#B0BEC5", "#B0BEC5", "#B0BEC5", "#B0BEC5", "#B0BEC5", "#B0BEC5", "#B0BEC5", "#B0BEC5", "#B0BEC5", "#B0BEC5", "#B0BEC5", "#B0BEC5", "#B0BEC5", "#B0BEC5", "#B0BEC5", "#B0BEC5", "#B0BEC5", "#B0BEC5", "#B0BEC5", "#B0BEC5", "#B0BEC5", "#B0BEC5", "#B0BEC5", "#B0BEC5", "#B0BEC5", "#B0BEC5", "#B0BEC5", "red", "#B0BEC5", "#B0BEC5", "#B0BEC5", "#B0BEC5", "#B0BEC5", "#B0BEC5", "#B0BEC5", "#B0BEC5", "#B0BEC5"]]}], "label": "Topic 39", "method": "update"}, {"args": [{"marker.color": [["#B0BEC5", "#B0BEC5", "#B0BEC5", "#B0BEC5", "#B0BEC5", "#B0BEC5", "#B0BEC5", "#B0BEC5", "#B0BEC5", "#B0BEC5", "#B0BEC5", "#B0BEC5", "#B0BEC5", "#B0BEC5", "#B0BEC5", "#B0BEC5", "#B0BEC5", "#B0BEC5", "#B0BEC5", "#B0BEC5", "#B0BEC5", "#B0BEC5", "#B0BEC5", "#B0BEC5", "#B0BEC5", "#B0BEC5", "#B0BEC5", "#B0BEC5", "#B0BEC5", "#B0BEC5", "#B0BEC5", "#B0BEC5", "#B0BEC5", "#B0BEC5", "#B0BEC5", "#B0BEC5", "#B0BEC5", "#B0BEC5", "#B0BEC5", "#B0BEC5", "red", "#B0BEC5", "#B0BEC5", "#B0BEC5", "#B0BEC5", "#B0BEC5", "#B0BEC5", "#B0BEC5", "#B0BEC5"]]}], "label": "Topic 40", "method": "update"}, {"args": [{"marker.color": [["#B0BEC5", "#B0BEC5", "#B0BEC5", "#B0BEC5", "#B0BEC5", "#B0BEC5", "#B0BEC5", "#B0BEC5", "#B0BEC5", "#B0BEC5", "#B0BEC5", "#B0BEC5", "#B0BEC5", "#B0BEC5", "#B0BEC5", "#B0BEC5", "#B0BEC5", "#B0BEC5", "#B0BEC5", "#B0BEC5", "#B0BEC5", "#B0BEC5", "#B0BEC5", "#B0BEC5", "#B0BEC5", "#B0BEC5", "#B0BEC5", "#B0BEC5", "#B0BEC5", "#B0BEC5", "#B0BEC5", "#B0BEC5", "#B0BEC5", "#B0BEC5", "#B0BEC5", "#B0BEC5", "#B0BEC5", "#B0BEC5", "#B0BEC5", "#B0BEC5", "#B0BEC5", "red", "#B0BEC5", "#B0BEC5", "#B0BEC5", "#B0BEC5", "#B0BEC5", "#B0BEC5", "#B0BEC5"]]}], "label": "Topic 41", "method": "update"}, {"args": [{"marker.color": [["#B0BEC5", "#B0BEC5", "#B0BEC5", "#B0BEC5", "#B0BEC5", "#B0BEC5", "#B0BEC5", "#B0BEC5", "#B0BEC5", "#B0BEC5", "#B0BEC5", "#B0BEC5", "#B0BEC5", "#B0BEC5", "#B0BEC5", "#B0BEC5", "#B0BEC5", "#B0BEC5", "#B0BEC5", "#B0BEC5", "#B0BEC5", "#B0BEC5", "#B0BEC5", "#B0BEC5", "#B0BEC5", "#B0BEC5", "#B0BEC5", "#B0BEC5", "#B0BEC5", "#B0BEC5", "#B0BEC5", "#B0BEC5", "#B0BEC5", "#B0BEC5", "#B0BEC5", "#B0BEC5", "#B0BEC5", "#B0BEC5", "#B0BEC5", "#B0BEC5", "#B0BEC5", "#B0BEC5", "red", "#B0BEC5", "#B0BEC5", "#B0BEC5", "#B0BEC5", "#B0BEC5", "#B0BEC5"]]}], "label": "Topic 42", "method": "update"}, {"args": [{"marker.color": [["#B0BEC5", "#B0BEC5", "#B0BEC5", "#B0BEC5", "#B0BEC5", "#B0BEC5", "#B0BEC5", "#B0BEC5", "#B0BEC5", "#B0BEC5", "#B0BEC5", "#B0BEC5", "#B0BEC5", "#B0BEC5", "#B0BEC5", "#B0BEC5", "#B0BEC5", "#B0BEC5", "#B0BEC5", "#B0BEC5", "#B0BEC5", "#B0BEC5", "#B0BEC5", "#B0BEC5", "#B0BEC5", "#B0BEC5", "#B0BEC5", "#B0BEC5", "#B0BEC5", "#B0BEC5", "#B0BEC5", "#B0BEC5", "#B0BEC5", "#B0BEC5", "#B0BEC5", "#B0BEC5", "#B0BEC5", "#B0BEC5", "#B0BEC5", "#B0BEC5", "#B0BEC5", "#B0BEC5", "#B0BEC5", "red", "#B0BEC5", "#B0BEC5", "#B0BEC5", "#B0BEC5", "#B0BEC5"]]}], "label": "Topic 43", "method": "update"}, {"args": [{"marker.color": [["#B0BEC5", "#B0BEC5", "#B0BEC5", "#B0BEC5", "#B0BEC5", "#B0BEC5", "#B0BEC5", "#B0BEC5", "#B0BEC5", "#B0BEC5", "#B0BEC5", "#B0BEC5", "#B0BEC5", "#B0BEC5", "#B0BEC5", "#B0BEC5", "#B0BEC5", "#B0BEC5", "#B0BEC5", "#B0BEC5", "#B0BEC5", "#B0BEC5", "#B0BEC5", "#B0BEC5", "#B0BEC5", "#B0BEC5", "#B0BEC5", "#B0BEC5", "#B0BEC5", "#B0BEC5", "#B0BEC5", "#B0BEC5", "#B0BEC5", "#B0BEC5", "#B0BEC5", "#B0BEC5", "#B0BEC5", "#B0BEC5", "#B0BEC5", "#B0BEC5", "#B0BEC5", "#B0BEC5", "#B0BEC5", "#B0BEC5", "red", "#B0BEC5", "#B0BEC5", "#B0BEC5", "#B0BEC5"]]}], "label": "Topic 44", "method": "update"}, {"args": [{"marker.color": [["#B0BEC5", "#B0BEC5", "#B0BEC5", "#B0BEC5", "#B0BEC5", "#B0BEC5", "#B0BEC5", "#B0BEC5", "#B0BEC5", "#B0BEC5", "#B0BEC5", "#B0BEC5", "#B0BEC5", "#B0BEC5", "#B0BEC5", "#B0BEC5", "#B0BEC5", "#B0BEC5", "#B0BEC5", "#B0BEC5", "#B0BEC5", "#B0BEC5", "#B0BEC5", "#B0BEC5", "#B0BEC5", "#B0BEC5", "#B0BEC5", "#B0BEC5", "#B0BEC5", "#B0BEC5", "#B0BEC5", "#B0BEC5", "#B0BEC5", "#B0BEC5", "#B0BEC5", "#B0BEC5", "#B0BEC5", "#B0BEC5", "#B0BEC5", "#B0BEC5", "#B0BEC5", "#B0BEC5", "#B0BEC5", "#B0BEC5", "#B0BEC5", "red", "#B0BEC5", "#B0BEC5", "#B0BEC5"]]}], "label": "Topic 45", "method": "update"}, {"args": [{"marker.color": [["#B0BEC5", "#B0BEC5", "#B0BEC5", "#B0BEC5", "#B0BEC5", "#B0BEC5", "#B0BEC5", "#B0BEC5", "#B0BEC5", "#B0BEC5", "#B0BEC5", "#B0BEC5", "#B0BEC5", "#B0BEC5", "#B0BEC5", "#B0BEC5", "#B0BEC5", "#B0BEC5", "#B0BEC5", "#B0BEC5", "#B0BEC5", "#B0BEC5", "#B0BEC5", "#B0BEC5", "#B0BEC5", "#B0BEC5", "#B0BEC5", "#B0BEC5", "#B0BEC5", "#B0BEC5", "#B0BEC5", "#B0BEC5", "#B0BEC5", "#B0BEC5", "#B0BEC5", "#B0BEC5", "#B0BEC5", "#B0BEC5", "#B0BEC5", "#B0BEC5", "#B0BEC5", "#B0BEC5", "#B0BEC5", "#B0BEC5", "#B0BEC5", "#B0BEC5", "red", "#B0BEC5", "#B0BEC5"]]}], "label": "Topic 46", "method": "update"}, {"args": [{"marker.color": [["#B0BEC5", "#B0BEC5", "#B0BEC5", "#B0BEC5", "#B0BEC5", "#B0BEC5", "#B0BEC5", "#B0BEC5", "#B0BEC5", "#B0BEC5", "#B0BEC5", "#B0BEC5", "#B0BEC5", "#B0BEC5", "#B0BEC5", "#B0BEC5", "#B0BEC5", "#B0BEC5", "#B0BEC5", "#B0BEC5", "#B0BEC5", "#B0BEC5", "#B0BEC5", "#B0BEC5", "#B0BEC5", "#B0BEC5", "#B0BEC5", "#B0BEC5", "#B0BEC5", "#B0BEC5", "#B0BEC5", "#B0BEC5", "#B0BEC5", "#B0BEC5", "#B0BEC5", "#B0BEC5", "#B0BEC5", "#B0BEC5", "#B0BEC5", "#B0BEC5", "#B0BEC5", "#B0BEC5", "#B0BEC5", "#B0BEC5", "#B0BEC5", "#B0BEC5", "#B0BEC5", "red", "#B0BEC5"]]}], "label": "Topic 47", "method": "update"}, {"args": [{"marker.color": [["#B0BEC5", "#B0BEC5", "#B0BEC5", "#B0BEC5", "#B0BEC5", "#B0BEC5", "#B0BEC5", "#B0BEC5", "#B0BEC5", "#B0BEC5", "#B0BEC5", "#B0BEC5", "#B0BEC5", "#B0BEC5", "#B0BEC5", "#B0BEC5", "#B0BEC5", "#B0BEC5", "#B0BEC5", "#B0BEC5", "#B0BEC5", "#B0BEC5", "#B0BEC5", "#B0BEC5", "#B0BEC5", "#B0BEC5", "#B0BEC5", "#B0BEC5", "#B0BEC5", "#B0BEC5", "#B0BEC5", "#B0BEC5", "#B0BEC5", "#B0BEC5", "#B0BEC5", "#B0BEC5", "#B0BEC5", "#B0BEC5", "#B0BEC5", "#B0BEC5", "#B0BEC5", "#B0BEC5", "#B0BEC5", "#B0BEC5", "#B0BEC5", "#B0BEC5", "#B0BEC5", "#B0BEC5", "red"]]}], "label": "Topic 48", "method": "update"}]}], "title": {"font": {"color": "Black", "size": 22}, "text": "<b>Intertopic Distance Map</b>", "x": 0.5, "xanchor": "center", "y": 0.95, "yanchor": "top"}, "width": 650, "xaxis": {"anchor": "y", "domain": [0, 1], "range": [-11.6, 17.02], "title": {"text": ""}, "visible": false}, "yaxis": {"anchor": "x", "domain": [0, 1], "range": [-14.42, 17.46], "title": {"text": ""}, "visible": false}}}
